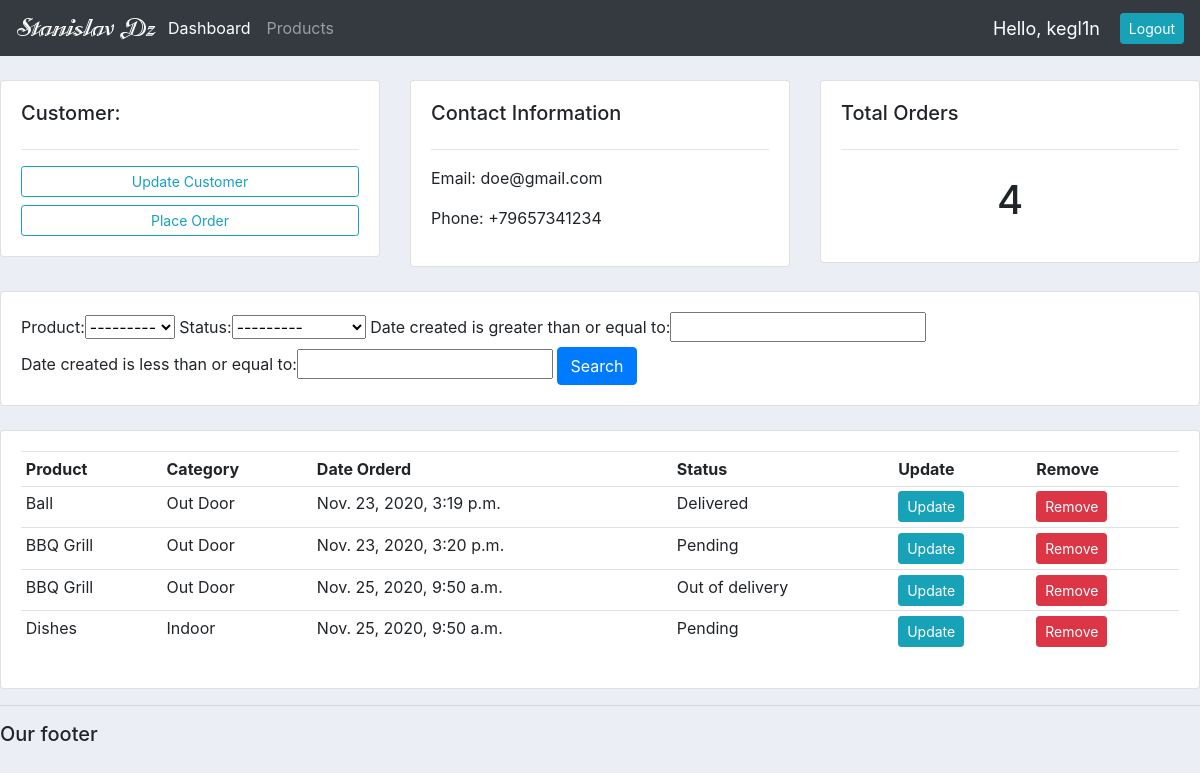
The app's page /customer/1/ (signed in) with its own data.
### accounts/models.py (models this page shows, shortened)
class Customer(models.Model):
    user = models.OneToOneField(User, null=True, blank=True, on_delete=models.CASCADE)
    name = models.CharField(max_length=200, null=True)
    phone = models.CharField(max_length=200, null=True)
    email = models.CharField(max_length=200, null=True)
    profile_pic = models.ImageField(default='profile1.png', null=True, blank=True)
    date_created = models.DateTimeField(auto_now_add=True)

class Order(models.Model):
    STATUS = (
        ('Pending', 'Pending'),
        ('Out of delivery', 'Out of delivery'),
        ('Delivered', 'Delivered')
    )
    customer = models.ForeignKey(Customer, null=True, on_delete=models.SET_NULL)
    product = models.ForeignKey(Product, null=True, on_delete=models.SET_NULL)
    date_created = models.DateTimeField(auto_now_add=True)
    status = models.CharField(max_length=200, null=True, choices=STATUS)

class Product(models.Model):
    CATEGORY = (
        ('Indoor', 'Indoor'),
        ('Out Door', 'Out Door'),
    )
    name = models.CharField(max_length=200, null=True)
    price = models.FloatField(null=True)
    category = models.CharField(max_length=200, null=True, choices=CATEGORY)
    description = models.CharField(max_length=200, null=True, blank=True)
    date_created = models.DateTimeField(auto_now_add=True)
    tags = models.ManyToManyField(Tag)
    def __str__(self):
        return self.name

### accounts/decorators.py (the view)
        def wrapper_func(request, *args, **kwargs):
            group = None
            if request.user.groups.exists():
                group = request.user.groups.all()[0].name
            if group in allowed_roles:
                return view_func(request, *args, **kwargs)
            else:
                return HttpResponse('You are not authorized to view this page')

### accounts/views.py (called while the page is built)
@login_required(login_url='login')
@allowed_users(allowed_roles=['admin'])
def customer(request, pk):
    customer = Customer.objects.get(id=pk)
    orders = customer.order_set.all()
    total_orders = orders.count()
    myFilter = OrderFilter(request.GET, queryset=orders)
    orders = myFilter.qs
    context = {'customer': customer, 'orders': orders, 'total_orders': total_orders,
               'myFilter': myFilter}
    return render(request, 'accounts/customer.html', context)

### accounts/templates/accounts/customer.html
{% extends 'accounts/main.html' %}
{% block content %}
    	<br>
<div class="row">
	<div class="col-md">
		<div class="card card-body">
			<h5>Customer:</h5>
			<hr>
			<a class="btn btn-outline-info  btn-sm btn-block" href="">Update Customer</a>
			<a class="btn btn-outline-info  btn-sm btn-block" href="{% url 'create_order' customer.id %}">Place Order</a>
		</div>
	</div>
	<div class="col-md">
		<div class="card card-body">
			<h5>Contact Information</h5>
			<hr>
			<p>Email: {{ customer.email }}</p>
			<p>Phone: {{ customer.phone }}</p>
		</div>
	</div>
	<div class="col-md">
		<div class="card card-body">
			<h5>Total Orders</h5>
			<hr>
			<h1 style="text-align: center;padding: 10px">{{ total_orders }}</h1>
		</div>
	</div>
</div>
<br>
<div class="row">
	<div class="col">
		<div class="card card-body">
			<form method="get">
                {{ myFilter.form }}
		    <button class="btn btn-primary" type="submit">Search</button>
		  </form>
		</div>
	</div>
</div>
<br>
<div class="row">
	<div class="col-md">
		<div class="card card-body">
			<table class="table table-sm">
				<tr>
					<th>Product</th>
					<th>Category</th>
					<th>Date Orderd</th>
					<th>Status</th>
					<th>Update</th>
					<th>Remove</th>
				</tr>
                {% for order in orders %}
                    <tr>
                        <td>{{ order.product }}</td>
                        <td>{{ order.product.category }}</td>
                        <td>{{ order.date_created }}</td>
                        <td>{{ order.status }}</td>
                        <td><a class="btn btn-sm btn-info" href="{% url 'update_order' order.id %}">Update</a> </td>
                        <td><a class="btn btn-sm btn-danger" href="{% url 'delete_order' order.id %}">Remove</a> </td>
                    </tr>
                {% endfor %}
			</table>
		</div>
	</div>
</div>
{% endblock content %}

### accounts/templates/accounts/navbar.html (shortened to what this page needs)
{% load static %}
<nav class="navbar navbar-expand-lg navbar-dark bg-dark">
  <img src="{% static 'images/logo.png' %}">
  <div class="collapse navbar-collapse" id="navbarNav">
    <ul class="navbar-nav">
        {% if request.user.is_staff %}
      <li class="nav-item active">
        <a class="nav-link" href="{% url 'home' %}">Dashboard</a>
      </li>
      <li class="nav-item">
        <a class="nav-link" href="{% url 'products' %}">Products</a>
      </li>
            {% else %}
            <li class="nav-item">
        <a class="nav-link" href="{% url 'account' %}">Settings</a>
      </li>
        {% endif %}
    </ul>
  </div>
    <span class="hello-msg">Hello, {{ request.user }} </span>
    <span><a class="btn btn-sm btn-info" href="{% url 'logout' %}">Logout</a> </span>
</nav>

### static/css/main.css (style rules this page uses)
body { background-color: #ebeff5; }

### accounts/templates/accounts/navbar.html (style rules this page uses)
.hello-msg { font-size: 18px; color: white; margin-right: 20px; }

### records on screen
Customer: email "doe@gmail.com", phone "+79657341234"
Order: product "Ball", product.category "Out Door", date_created "Nov. 23, 2020, 3:19 p.m.", status "Delivered"
Order: product "BBQ Grill", product.category "Out Door", date_created "Nov. 23, 2020, 3:20 p.m.", status "Pending"
Order: product "BBQ Grill", product.category "Out Door", date_created "Nov. 25, 2020, 9:50 a.m.", status "Out of delivery"
Order: product "Dishes", product.category "Indoor", date_created "Nov. 25, 2020, 9:50 a.m.", status "Pending"

### other values on screen
{{ request.user }} "kegl1n"
{{ total_orders }} "4"
